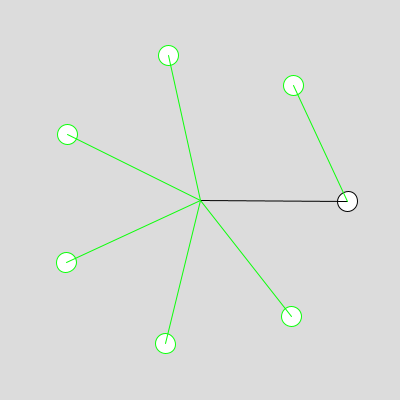
Frame 1 (no input)
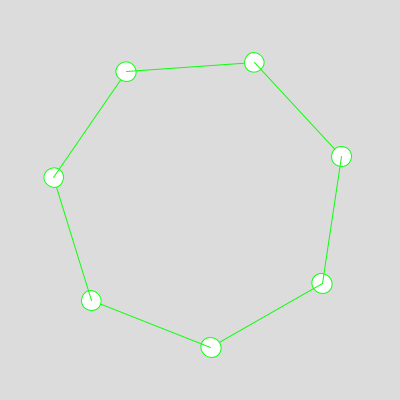
Frame 60 (the mouse pressed at the canvas centre just before this capture)
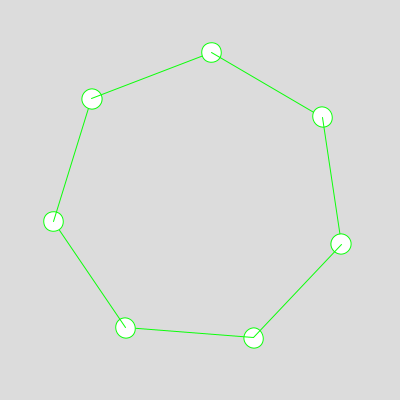
Frame 120 (the mouse held since frame 60 and released just before this capture)

The Processing sketch that drew these frames (run headless with seeded random() and noise(); from frame 60 on, the mouse is pressed at the canvas centre):

// Processing sketch: processing_141774
// ── processing_141774.pde

float N=7; // number of corners 
// try changing the value of above N with 5,15,7 etc
float angle = 360/N; 
float rangle=0.0; // angle of rotation 
float[][] vertices = new float[30][2];
float radius = 148;

void setup(){
size(400,400);
}


void draw(){
  background(220);
  translate(width/2,height/2);
  rangle +=.01;
  rotate(rangle);
  //radius +=1;
  //if(radius > 40)
  //radius =radius *-1;
  //vertices[0][0] = cos( radians( angle * 0 )) * radius;
  //vertices[0][1] = sin( radians( angle * 0 )) * radius;
// /*
//stroke(100,100);

  for (int i = 0; i < N; i++) 
  {
    vertices[i][0] = cos( radians( angle * i )) * radius;
    vertices[i][1] = sin( radians( angle * i )) * radius;
    ellipse(vertices[i][0],vertices[i][1],20,20);
   
     if(i==N-1)
     {
      line(vertices[i][0],vertices[i][1]  , vertices[0][0],vertices[0][1]);
     }
     else
     {
     line(vertices[i][0],vertices[i][1]  , vertices[i+1][0],vertices[i+1][1]);
     stroke(12,255,10);
     }
  }
}
